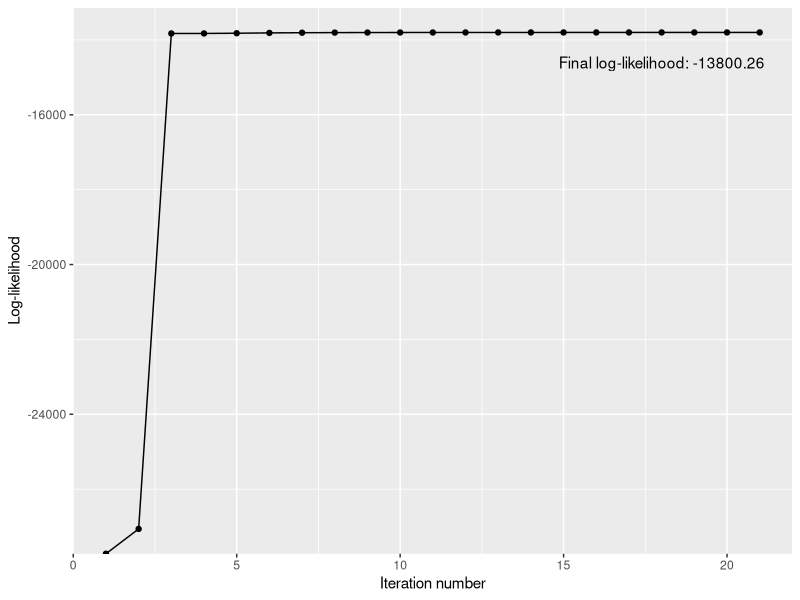
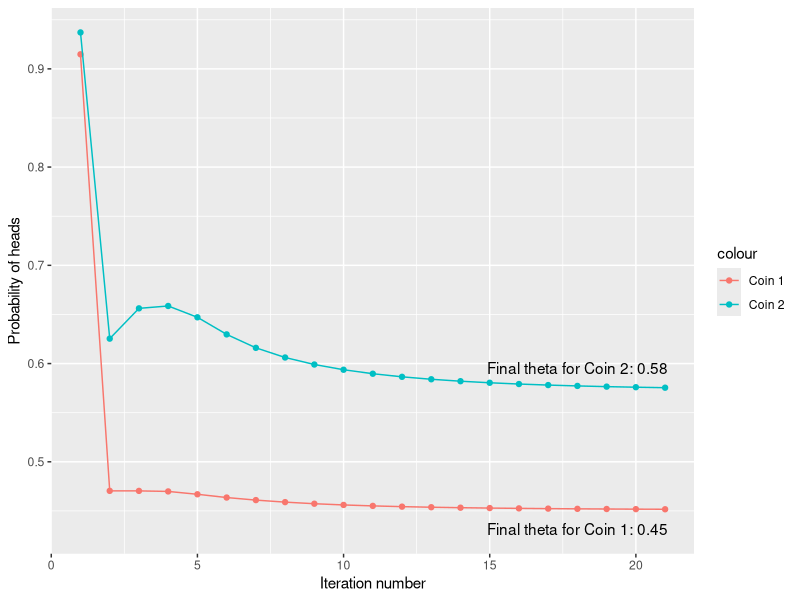
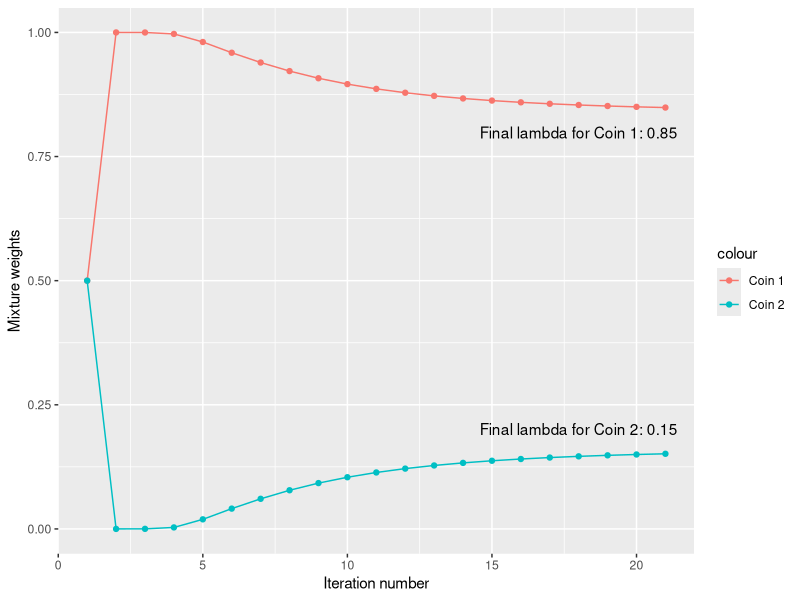
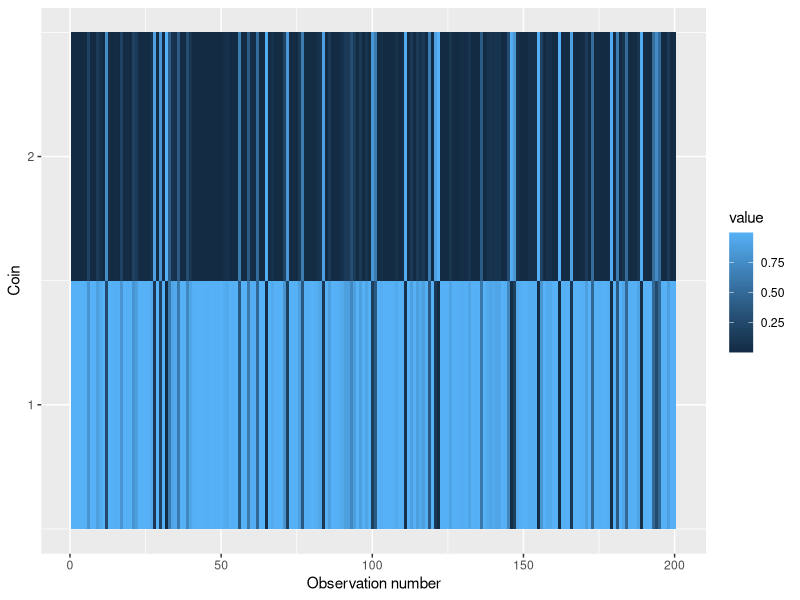

Generate these figures, in order, with R:
## ---- chunk 1
library(ggplot2)
library(reshape2)
## ---- chunk 2
P_head_CA <- 0.7
P_head_CB <- 0.4
prior_CA <- 0.6
prior_CB <- 0.4
## ---- chunk 3
D1 <- c(1, 1, 0, 1, 1, 1, 0, 1, 1, 1)
D2 <- c(0, 0, 1, 0, 0, 0, 1, 1, 0, 0)

# get num of heads 
num_heads_D1 <- sum(D1)
num_tails_D1 <- length(D1) - num_heads_D1
num_heads_D2 <- sum(D2)
num_tails_D2 <- length(D2) - num_heads_D2
## ---- chunk 4
jointP_CA_D1 <- prior_CA * P_head_CA^num_heads_D1 * (1 - P_head_CA)^num_tails_D1
jointP_CB_D1 <- prior_CB * P_head_CB^num_heads_D1 * (1 - P_head_CB)^num_tails_D1
## ---- chunk 5
gamma_A1 <- jointP_CA_D1 / (jointP_CA_D1 + jointP_CB_D1)
gamma_A1
## ---- chunk 6
gamma_B1 <- jointP_CB_D1 / (jointP_CA_D1 + jointP_CB_D1)
gamma_B1
## ---- chunk 7
jointP_CA_D2 <- prior_CA * P_head_CA^num_heads_D2 * (1 - P_head_CA)^num_tails_D2
jointP_CB_D2 <- prior_CB * P_head_CB^num_heads_D2 * (1 - P_head_CB)^num_tails_D2
## ---- chunk 8
gamma_A2 <- jointP_CA_D2 / (jointP_CA_D2 + jointP_CB_D2)
gamma_A2
## ---- chunk 9
gamma_B2 <- jointP_CB_D2 / (jointP_CA_D2 + jointP_CB_D2)
gamma_B2
## ---- chunk 10
(gamma_A1 + gamma_A2) / 2
## ---- chunk 11
(gamma_B1 + gamma_B2) / 2
## ---- chunk 12
set.seed(42)
## ---- chunk 13
# read the data into D
D <- read.csv("coinflip.csv")
D <- as.matrix(D)
# check the dimension of D
all(dim(D) == c(200, 100))
## ---- chunk 14
# Number of coins
k <- 2
# Mixture weights (a vector of length k)
lambda <- rep(1, k) / k
# Probabilities of obtaining heads (a vector of length k)
theta <- runif(k)
## ---- chunk 15
theta
## ---- chunk 16
##' This function implements the EM algorithm for the coin toss problem
##' @param D Data matrix of dimensions 100-by-N, where N is the number of observations
##' @param k Number of coins
##' @param lambda Vector of mixture weights
##' @param theta Vector of probabilities of obtaining heads
##' @param tolerance A threshold used to check convergence
coin_EM <- function(D, k, lambda, theta, tolerance = 1e-2) {

  # expected complete-data (hidden) log-likelihood
  ll_hid <- -Inf
  # observed log-likelihood
  ll_obs <- -Inf
  # difference between two iterations
  diff <- Inf
  # number of observations
  N <- nrow(D)
  # responsibilities
  gamma <- matrix(0, nrow = k, ncol = N)
  # keep track of lambda and theta during the optimisation
  lambda_all <- lambda
  theta_all <- theta
  # iteration number
  t <- 1
  
  # run the E-step and M-step until convergence 
  while (diff > tolerance) {
    
    ############# E-step #############
    
    ### YOUR CODE STARTS ###
    
    # Compute the responsibilities
    L <- dim(D)[2]
    
    likelihoods <- rbind(theta[1]^rowSums(D) * (1-theta[1])^(L - rowSums(D)),
                         theta[2]^rowSums(D) * (1-theta[2])^(L - rowSums(D)))
    
    joint_1 <- lambda[1] * likelihoods[1, ]
    joint_2 <- lambda[2] * likelihoods[2, ]
    
    gamma[1, ] <- joint_1 / (joint_1 + joint_2)
    gamma[2, ] <- joint_2 / (joint_1 + joint_2)

    
    # Update expected complete-data (hidden) log-likelihood
    ll_hid_new <- sum(gamma * log(lambda * likelihoods))
    ll_hid <- c(ll_hid, ll_hid_new) # keep track of this quantity 
    
    # Update observed log-likelihood 
    ll_obs_new <- sum(log(colSums(lambda * likelihoods)))
    ll_obs <- c(ll_obs, ll_obs_new) # keep track of this quantity 

    # Recompute difference between two iterations
    diff <- abs(ll_obs[t] - ll_obs[t+1])
    
    ### YOUR CODE ENDS ###
    
    ############# M-step #############
    
    ### YOUR CODE STARTS ###
    
    # Recompute priors (mixture weights)
    lambda <- rowSums(gamma) / N
    
    lambda_all <- rbind(lambda_all, lambda) # keep track of this quantity 
    
    # Recompute probability of heads for each coin
    heads <- rowSums(D)
    count_heads <- gamma %*% heads
    count_tot <- rowSums(gamma) * L
    
    theta <- t(count_heads / count_tot)
    
    theta_all <- rbind(theta_all, theta) # keep track of this quantity 

    ### YOUR CODE ENDS ###
    t <- t+1
    
  }
  
  return(list(ll_hid = ll_hid, 
              ll_obs = ll_obs, 
              lambda = lambda, 
              theta = theta, 
              gamma = gamma, 
              lambda_all = lambda_all, 
              theta_all = theta_all))
}
## ---- chunk 17
res <- coin_EM(D, k, lambda, theta)
## ---- chunk 18
## YOUR CODE ##
ggplot(data = data.frame(iter = 1:length(res$ll_obs), 
                         ll = res$ll_obs), aes(x = iter, y = ll)) +
  geom_point() +
  geom_line() +
  xlab("Iteration number") +
  ylab("Log-likelihood") +
  annotate("text", 
           x = length(res$ll_obs) - 3, 
           y = res$ll_obs[length(res$ll_obs)] - 800, 
           label = paste("Final log-likelihood:", 
                         round(res$ll_obs[length(res$ll_obs)], 2)))

## ---- chunk 19
## YOUR CODE ##
# plot res$theta_all as a function of iteration number
ggplot(data = data.frame(iter = 1:length(res$theta_all[,1]), 
                         theta1 = res$theta_all[, 1], 
                         theta2 = res$theta_all[, 2]), aes(x = iter)) +
  geom_point(aes(y = theta1, color = "Coin 1")) +
  geom_line(aes(y = theta1, color = "Coin 1")) +
  geom_point(aes(y = theta2, color = "Coin 2")) +
  geom_line(aes(y = theta2, color = "Coin 2")) +
  xlab("Iteration number") +
  ylab("Probability of heads") +
  annotate("text", 
           x = length(res$theta_all[,1]) - 3, 
           y = res$theta_all[length(res$theta_all[,1]), 1] - 0.02, 
           label = paste("Final theta for Coin 1:", 
                         round(res$theta_all[length(res$theta_all[,1]), 1], 2))) +
  annotate("text", 
           x = length(res$theta_all[,1]) - 3, 
           y = res$theta_all[length(res$theta_all[,1]), 2] + 0.02,
           label = paste("Final theta for Coin 2:", 
                         round(res$theta_all[length(res$theta_all[,1]), 2], 2)))

## ---- chunk 20
## YOUR CODE ##
# plot res$lambda_all as a function of iteration number
ggplot(data = data.frame(iter = 1:length(res$lambda_all[,1]), 
                         lambda1 = res$lambda_all[, 1], 
                         lambda2 = res$lambda_all[, 2]), aes(x = iter)) +
  geom_point(aes(y = lambda1, color = "Coin 1")) +
  geom_line(aes(y = lambda1, color = "Coin 1")) +
  geom_point(aes(y = lambda2, color = "Coin 2")) +
  geom_line(aes(y = lambda2, color = "Coin 2")) +
  xlab("Iteration number") +
  ylab("Mixture weights") +
  annotate("text", 
           x = length(res$lambda_all[,1]) - 3, 
           y = res$lambda_all[length(res$lambda_all[,1]), 1] - 0.05, 
           label = paste("Final lambda for Coin 1:", 
                         round(res$lambda_all[length(res$lambda_all[,1]), 1], 2))) +
  annotate("text",
           x = length(res$lambda_all[,1]) - 3, 
           y = res$lambda_all[length(res$lambda_all[,1]), 2] + 0.05,
           label = paste("Final lambda for Coin 2:", 
                         round(res$lambda_all[length(res$lambda_all[,1]), 2], 2)))

## ---- chunk 21
## YOUR CODE ##
df_gamma <- melt(res$gamma)
ggplot(data = df_gamma, aes(x = Var2, y = Var1, fill = value)) +
  geom_tile() +
  xlab("Observation number") +
  ylab("Coin") +
  scale_y_continuous(breaks = seq(0, 2, 1))
## ---- chunk 22
## YOUR CODE ##
coin_1 <- sum(res$gamma[1, ] > res$gamma[2, ])
coin_1
## ---- chunk 23
coin_2 <- sum(res$gamma[2, ] > res$gamma[1, ])
coin_2
